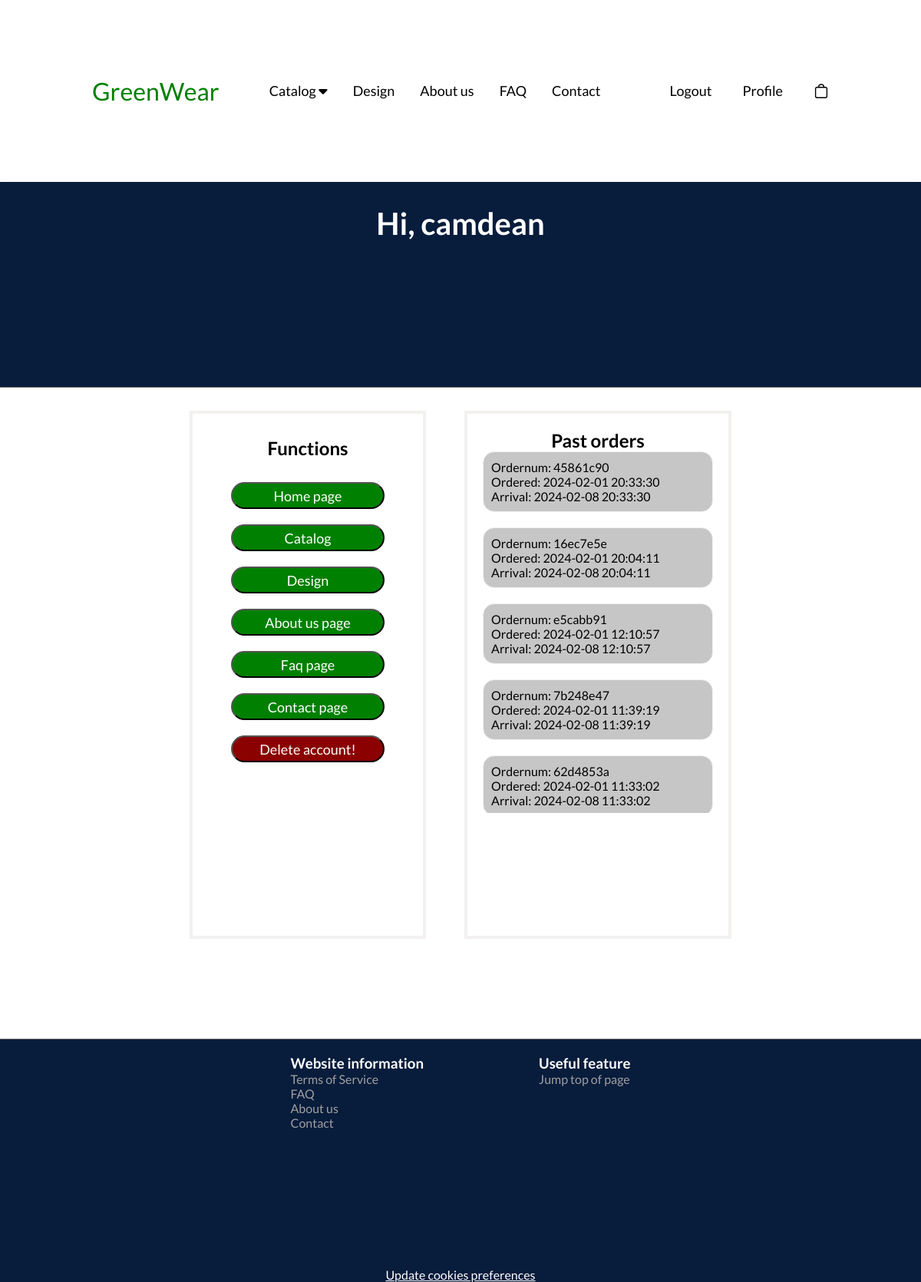
The app's page /profile.php (signed in) with its own data.
### tables this page shows
CREATE TABLE `orders` (
  `order_id` int NOT NULL,
  `order_code` varchar(255) DEFAULT NULL,
  `user_id` int DEFAULT NULL,
  `order_created` datetime DEFAULT NULL,
  `order_arrival` datetime DEFAULT NULL
);

### includes/orderfunctions.php (called while the page is built, shortened)
<?php
function get_order($user_id, $sqliconn) {
    $preparedstatement = $sqliconn->prepare("SELECT order_code, order_created, order_arrival FROM orders WHERE user_id = ? ORDER BY order_created DESC");
    $preparedstatement->bind_param("i", $user_id);
    $preparedstatement->execute();
    $result = $preparedstatement->get_result();
    return $result;
}

### profile.php (the view, shortened to what this page needs)
<?php
require_once "includes/securesession.inc.php";
require_once 'includes/orderfunctions.php';
require_once "includes/databasis.inc.php";
$orders = get_order($_SESSION['user_id'], $sqliconn);
?>
<!DOCTYPE html>
<html lang="en">
<head>
    <link rel="stylesheet" href="css_files/main.css">
    <link rel="stylesheet" href="css_files/profile.css">
    <link rel="stylesheet" href="https://cdnjs.cloudflare.com/ajax/libs/font-awesome/6.5.1/css/all.min.css" />
</head>
<body>
    <?php include "header.php"; ?>
    <section id="banner-box">
        <div class="banner-text">
            <h1>Hi, <?php echo $_SESSION['user_name']; ?></h1>
        </div>
    </section>
    <section id="interface-container">
        <div class = "interface-box">
                <h1>Functions</h1>
                <div class="function-group">
                    <button><a href="index.php">Home page</a></button>
                </div>
                <div class="function-group">
                    <button><a href="catalog.php">Catalog</a></button>
                </div>
                <div class="function-group">
                    <button><a href="design.php">Design</a></button>
                </div>
                <div class="function-group">
                    <button><a href="aboutus.php">About us page</a></button>
                </div>
                <div class="function-group">
                    <button><a href="faq.php">Faq page</a></button>
                </div>
                <div class="function-group">
                    <button><a href="contact.php">Contact page</a></button>
                </div>
                <form class="button-group" action="includes/deleteacc.inc.php" method="POST">
                    <button type="submit" name="submit">Delete account!</button>
                </form>
        </div>
        <div class ="order-box">
            <div class="scroll">
                <h2>Past orders</h2>
                <?php
                    if ($orders->num_rows > 0) {
                        while($row = $orders->fetch_assoc()) {
                            echo "<div class='orderoutput'>
                            Ordernum: " . $row["order_code"] . "<br>
                            Ordered: " . $row["order_created"] . "<br>
                            Arrival: " . $row["order_arrival"] . "</div>";
                        }
                    }
                    else {
                        echo "<div>No orders found</div>";
                    }
                ?>
            </div>
        </div>
    </section>
    <?php include "footer.php"; ?>
</body>
</html>

### css_files/main.css (style rules this page uses)
* { margin: 0; padding: 0; font-family: Lato, sans-serif; }
body { display: flex; flex-direction: column; min-height: 100vh; background:white; }
section { flex: 1; }

### css_files/profile.css (style rules this page uses)
#banner-box { display: grid; text-align: center; padding: calc(30rem/16); border-bottom: calc(1rem/16) solid #737070; background-color: #081c3c; color: white; margin-bottom: 30px; }
.banner-text h1 { font-size: calc(40rem/16); }
#interface-container { display: flex; justify-content: center; text-align: center; padding-bottom: 130px; }
.interface-box { border: calc(4rem/16) solid #f3f1ef; }
.interface-box h1 { margin-top: 30px; padding-bottom: 20px; }
.function-group { display: grid; width: 200px; margin-left: 50px; margin-right: 50px; margin-bottom: 20px; margin-top: 10px; height: 35px; text-decoration: none; }
.function-group button { background-color: green; color: white; border-radius: 20px; font-size: 18px; text-decoration: none; }
.function-group button a { text-decoration: none; color: white; }
.button-group { display: grid; width: 200px; margin-left: 50px; margin-right: 50px; margin-bottom: 20px; margin-top: 10px; height: 35px; }
.button-group button { background-color: darkred; color: white; border-radius: 20px; font-size: 18px; }
.order-box { display: flex; margin-left: 50px; border: calc(4rem/16) solid #f3f1ef; }
div.scroll { display: column; background-color: #ffffff; width: 300px; height: 480px; overflow-x: hidden; overflow-y: auto; text-align: left; padding: 20px; }
div.scroll h2 { text-align: center; }
.orderoutput { margin-bottom: 20px; padding: 10px; border: 1px solid #f3f1ef; background-color: #c6c6c6; border-radius: 15px; }

### records on screen
orders: order_code "45861c90", order_created "2024-02-01 20:33:30", order_arrival "2024-02-08 20:33:30"
orders: order_code "16ec7e5e", order_created "2024-02-01 20:04:11", order_arrival "2024-02-08 20:04:11"
orders: order_code "e5cabb91", order_created "2024-02-01 12:10:57", order_arrival "2024-02-08 12:10:57"
orders: order_code "7b248e47", order_created "2024-02-01 11:39:19", order_arrival "2024-02-08 11:39:19"
orders: order_code "62d4853a", order_created "2024-02-01 11:33:02", order_arrival "2024-02-08 11:33:02"

### other values on screen
$_SESSION['user_name'] "camdean"
